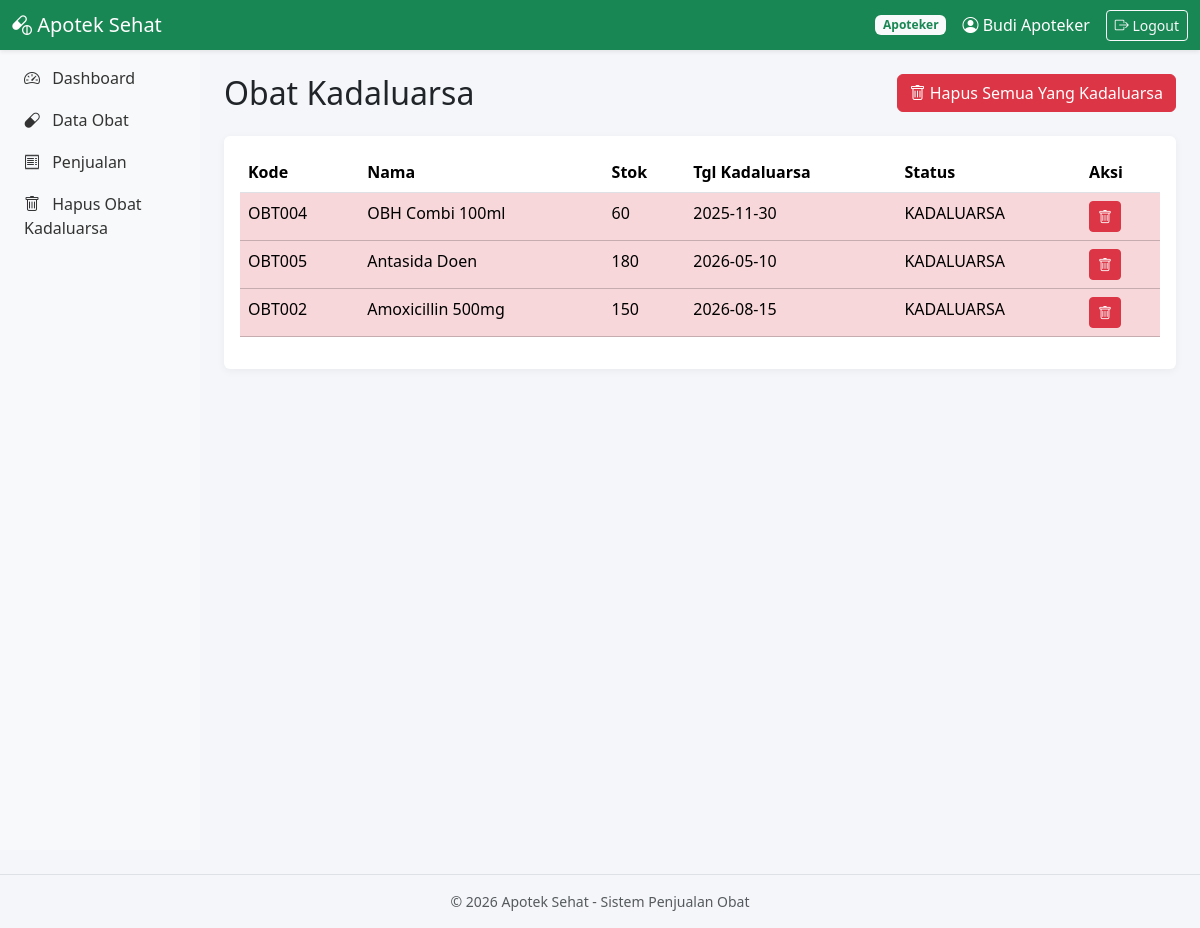
The page /apoteker/kadaluarsa.php (signed in) on the database its author committed.
### tables this page shows
CREATE TABLE IF NOT EXISTS obat (
  id INT AUTO_INCREMENT PRIMARY KEY,
  kode_obat VARCHAR(30) NOT NULL UNIQUE,
  nama_obat VARCHAR(150) NOT NULL,
  kategori VARCHAR(50),
  satuan VARCHAR(30),
  harga_beli DECIMAL(12,2) DEFAULT 0,
  harga_jual DECIMAL(12,2) NOT NULL DEFAULT 0,
  stok INT NOT NULL DEFAULT 0,
  tgl_kadaluarsa DATE,
  supplier_id INT,
  deskripsi TEXT,
  status ENUM('tersedia','habis','ditarik') DEFAULT 'tersedia',
  created_at TIMESTAMP DEFAULT CURRENT_TIMESTAMP,
  FOREIGN KEY (supplier_id) REFERENCES supplier(id) ON DELETE SET NULL
);

### includes/auth.php (called while the page is built, shortened)
<?php
function e($s){ return htmlspecialchars((string)$s, ENT_QUOTES, 'UTF-8'); }

### apoteker/kadaluarsa.php (the view, shortened to what this page needs)
<?php
require_once __DIR__.'/../includes/header.php';
$rows=$conn->query("SELECT * FROM obat WHERE tgl_kadaluarsa<=DATE_ADD(CURDATE(),INTERVAL 30 DAY) ORDER BY tgl_kadaluarsa")->fetchAll();
?>
<div class="d-flex justify-content-between mb-3"><h2>Obat Kadaluarsa</h2>
<form method="post" onsubmit="return confirm('Hapus SEMUA obat yang sudah kadaluarsa?')">
<button name="hapus_semua" class="btn btn-danger"><i class="bi bi-trash"></i> Hapus Semua Yang Kadaluarsa</button>
</form></div>
<div class="card p-3"><table class="table">
<thead><tr><th>Kode</th><th>Nama</th><th>Stok</th><th>Tgl Kadaluarsa</th><th>Status</th><th>Aksi</th></tr></thead><tbody>
<?php foreach($rows as $r): $exp=strtotime($r['tgl_kadaluarsa'])<=time(); ?>
<tr class="<?= $exp?'table-danger':'table-warning' ?>">
<td><?= e($r['kode_obat']) ?></td><td><?= e($r['nama_obat']) ?></td>
<td><?= $r['stok'] ?></td><td><?= e($r['tgl_kadaluarsa']) ?></td>
<td><?= $exp?'KADALUARSA':'Akan kadaluarsa' ?></td>
<td><?php if($exp):?><a href="?delete=<?= $r['id'] ?>" onclick="return confirm('Hapus?')" class="btn btn-sm btn-danger"><i class="bi bi-trash"></i></a><?php endif;?></td>
</tr>
<?php endforeach; if(!$rows):?><tr><td colspan="6" class="text-center text-muted">Tidak ada obat kadaluarsa.</td></tr><?php endif;?>
</tbody></table></div>
<?php require __DIR__.'/../includes/footer.php'; ?>

### assets/css/style.css (style rules this page uses)
body { background:#f4f6f9;font-family:'Segoe UI',sans-serif }
.card { border:none;box-shadow:0 2px 8px rgba(0,0,0,.05) }
.table thead { background:#198754;color:#fff }

### rows shown on the page
obat: kode_obat "OBT004", nama_obat "OBH Combi 100ml", stok "60", tgl_kadaluarsa "2025-11-30", shows "KADALUARSA"
obat: kode_obat "OBT005", nama_obat "Antasida Doen", stok "180", tgl_kadaluarsa "2026-05-10", shows "KADALUARSA"
obat: kode_obat "OBT002", nama_obat "Amoxicillin 500mg", stok "150", tgl_kadaluarsa "2026-08-15", shows "KADALUARSA"

### other values the page prints
$role "Apoteker"
$nama "Budi Apoteker"
